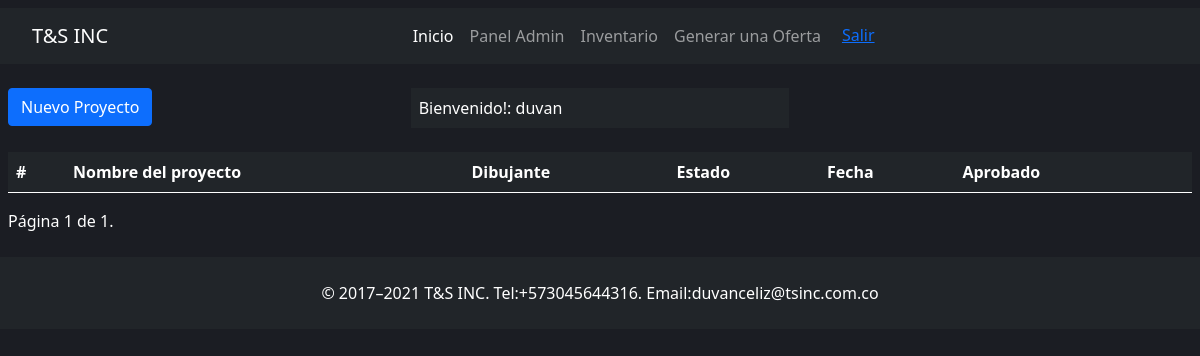
Page / (signed in) on the earlier database version.
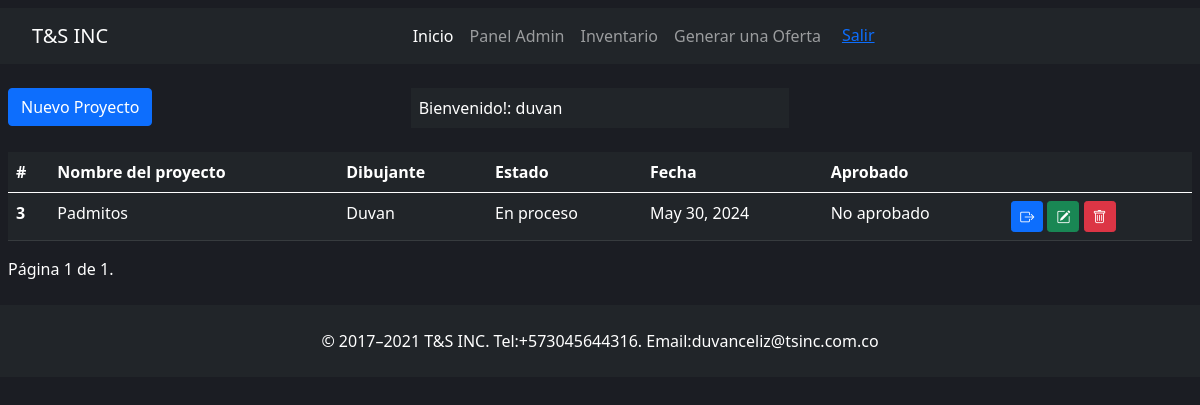
Same page on the later database version.
### tsinc/models.py (models this page shows, shortened)
class Project(models.Model):
    name = models.CharField(max_length=200, default=None)
    dibujante = models.CharField(max_length=200, default=None)
    approved = models.CharField(max_length=200, default=None)
    verified = models.BooleanField(default=False)
    done = models.BooleanField(default=False)
    date = models.DateField(default=datetime.date.today)
    usersesion = models.ForeignKey(User, on_delete=models.CASCADE, default=None)

### tsinc/views.py (the view)
# urls.py: 2. Add a URL to urlpatterns:  path('', views.home, name='home')
@login_required
def home(request):
    projects = Project.objects.filter(usersesion=request.user)
    paginator = Paginator(projects, 5)
    page_number = request.GET.get('page')
    page_obj = paginator.get_page(page_number)
    user = request.user  # El usuario actualmente autenticado
    session_key = request.session.session_key
    return render(request, 'home.html',{'page_obj': page_obj, 'username':user.username, 'session_key':session_key})

### tsinc/context_processors.py (called while the page is built)
def breadcrumbs(request):
    return {'breadcrumbs': get_breadcrumbs(request)}

### tsinc/utils.py (called while the page is built)
def get_breadcrumbs(request):
    path = request.path.strip('/').split('/')
    breadcrumbs = []
    for i in range(len(path)):
        breadcrumb_path = '/'.join(path[:i + 1])
        breadcrumb_name = path[i].replace('-', ' ').title()  # Puedes personalizar cómo se muestra el nombre
        breadcrumbs.append((breadcrumb_name, '/' + breadcrumb_path))
    return breadcrumbs

### tsinc/templates/home.html (shortened to what this page needs)
{% extends 'layout.html' %} {% block body %}
<div class="container">
  <div class="row mb-4">
    <div class="col-4"><a class="btn btn-primary" href="{% url 'create_project' %}"> Nuevo Proyecto</a></div>
    <div class="col-4">
      <div class="bg-dark p-2">
        <span class="fs-6 fw_light">
          Bienvenido!: {{username}}
      </span>
    </div></div>
    <div class="col-4"></div>
  </div>
  <div class="row">
    <div class="col-12">
      <table class="table table-hover table-dark">
        <thead>
          <tr>
            <th scope="col">#</th>
            <th scope="col">Nombre del proyecto</th>
            <th scope="col">Dibujante</th>
            <th scope="col">Estado</th>
            <th scope="col">Fecha</th>
            <th scope="col">Aprobado</th>
            <th scope="col"></th>
          </tr>
        </thead>
        <tbody>
          <tr>
            {% for project in page_obj %}
              <th scope="row">{{project.id}}</th>
            <td>{{project.name}}</td>
            <td>{{project.dibujante}}</td>
            <td>
              {% if project.done == False%}
              En proceso
              {%else%}
              Realizado
              {% endif %}
            </td>
            <td>
              {{project.date}}
            </td>
            <td>
              {% if project.verified == False%}
              No aprobado
              {%else%}
              Aprobado por: {{ project.approved }}
              {% endif %}
            </td>
            <td>
              <a class="btn btn-primary btn-sm" href="{% url 'create_page' project.id %}"> <i class="bi bi-box-arrow-right"></i></a>
              <button class="btn btn-success btn-sm"><i class="bi bi-pencil-square"></i></button>
              <a class="btn btn-danger btn-sm" href="{% url 'delete_obj' project.id %}" onclick="return verificar()"> <i class="bi bi-trash"></i> </a>
            </td>
          </tr>
          {%endfor%}
        </tbody>
      </table>
      <div class="pagination">
        <span class="step-links">
            <span class="current">
                Página {{ page_obj.number }} de {{ page_obj.paginator.num_pages }}.
            </span>
        </span>
    </div>
    </div>
  </div>
</div>
{% load static %}
{% endblock %}

Differences in the rows shown:
now on this page (row edited): Project: id "3", name "Padmitos", dibujante "Duvan", done "En proceso", date "May 30, 2024", verified "No aprobado"
